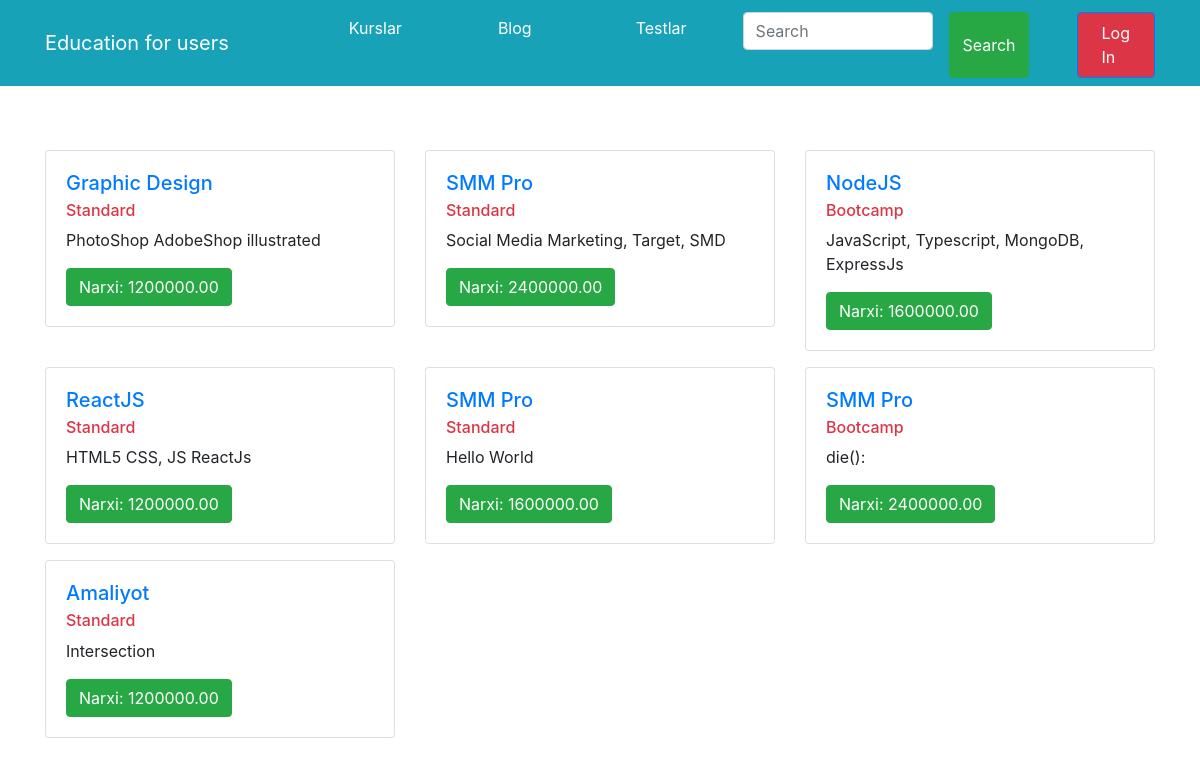
The page / on the database its author committed.
### tables this page shows
CREATE TABLE `courses` (
  `id` int NOT NULL,
  `name` varchar(50) DEFAULT NULL,
  `type` varchar(50) DEFAULT NULL,
  `description` text,
  `price` decimal(10,2) DEFAULT NULL,
  `image` varchar(255) NOT NULL
);

### index.php (called while the page is built)
<?php
include_once 'header.php';
include_once 'course_for_users.php';

### course_for_users.php (the view, shortened to what this page needs)
<?php
@include_once 'header.php';
global $connect;
$con = $connect->prepare("SELECT id, name, type, description, price FROM courses");
$con->execute();
$res = $con->fetchAll(\PDO::FETCH_ASSOC);
?>
<div class="container pt-5">
    <div class="row">
        <?php
        foreach ($res as $items) {
            echo "<div class='col-4 pt-3'>";
            echo "<div class='card'>";
            echo "<div class='card-body'>";
            echo "<h5 class='card-title text-primary'>" . $items['name'] . "</h5>";
            echo "<h6 class='card-subtitle mb-2 text-danger'>" . $items['type'] . "</h6>";
            echo "<p class='card-text'>" . $items['description'] . "</p>";
            echo "<button  class='btn btn-success'>" . "Narxi: " . $items['price'] . "</button>";
            echo "</div>";
            echo "</div>";
            echo "</div>";
        }
        ?>
    </div>
</div>

### header.php (shortened to what this page needs)
<!DOCTYPE html>
<html>
<head>
    <link rel="stylesheet" href="https://stackpath.bootstrapcdn.com/bootstrap/4.5.0/css/bootstrap.min.css">
</head>
<body>
<nav class="navbar navbar-expand-lg navbar-dark bg-info ">
    <div class=" container">
        <a class="navbar-brand" href="#">Education for users</a>
        <div class="collapse navbar-collapse " id="navbarNav">
            <ul class="navbar-nav pl-5 ">
                <li class="nav-item pl-5 ">
                    <a class="nav-link pr-5 text-white"  href="./course_for_users.php">Kurslar<span class="sr-only">(current)</span></a>
                </li>
                <li class="nav-item pr-5 ">
                    <a class="nav-link pl-5 text-white" href="#">Blog</a>
                </li>
                <li class="nav-item pr-5 ">
                    <a class="nav-link pl-5 text-white" href="#">Testlar</a>
                </li>
                <form class="d-flex pt-1" role="search">
                    <input class="form-control me-4" type="search" placeholder="Search" aria-label="Search">
                    <button class="btn btn-outline-success bg-success text-white ml-3" type="submit">Search</button>
                </form>
                <li class="nav-item pl-5 pt-1">
                    <a class="nav-link rounded px-4 bg-danger  border border-primary text-white" href="http://connectdb/register/register.php">Log In</a>
                </li>
            </ul>
        </div>
    </div>
</nav>
</body>
</html>

### rows shown on the page
courses: name "Graphic Design", type "Standard", description "PhotoShop AdobeShop illustrated", price "1200000.00"
courses: name "SMM Pro", type "Standard", description "Social Media Marketing, Target, SMD", price "2400000.00"
courses: name "NodeJS", type "Bootcamp", description "JavaScript, Typescript, MongoDB, ExpressJs", price "1600000.00"
courses: name "ReactJS", type "Standard", description "HTML5 CSS, JS ReactJs", price "1200000.00"
courses: name "SMM Pro", type "Standard", description "Hello World", price "1600000.00"
courses: name "SMM Pro", type "Bootcamp", description "die():", price "2400000.00"
courses: name "Amaliyot", type "Standard", description "Intersection", price "1200000.00"
